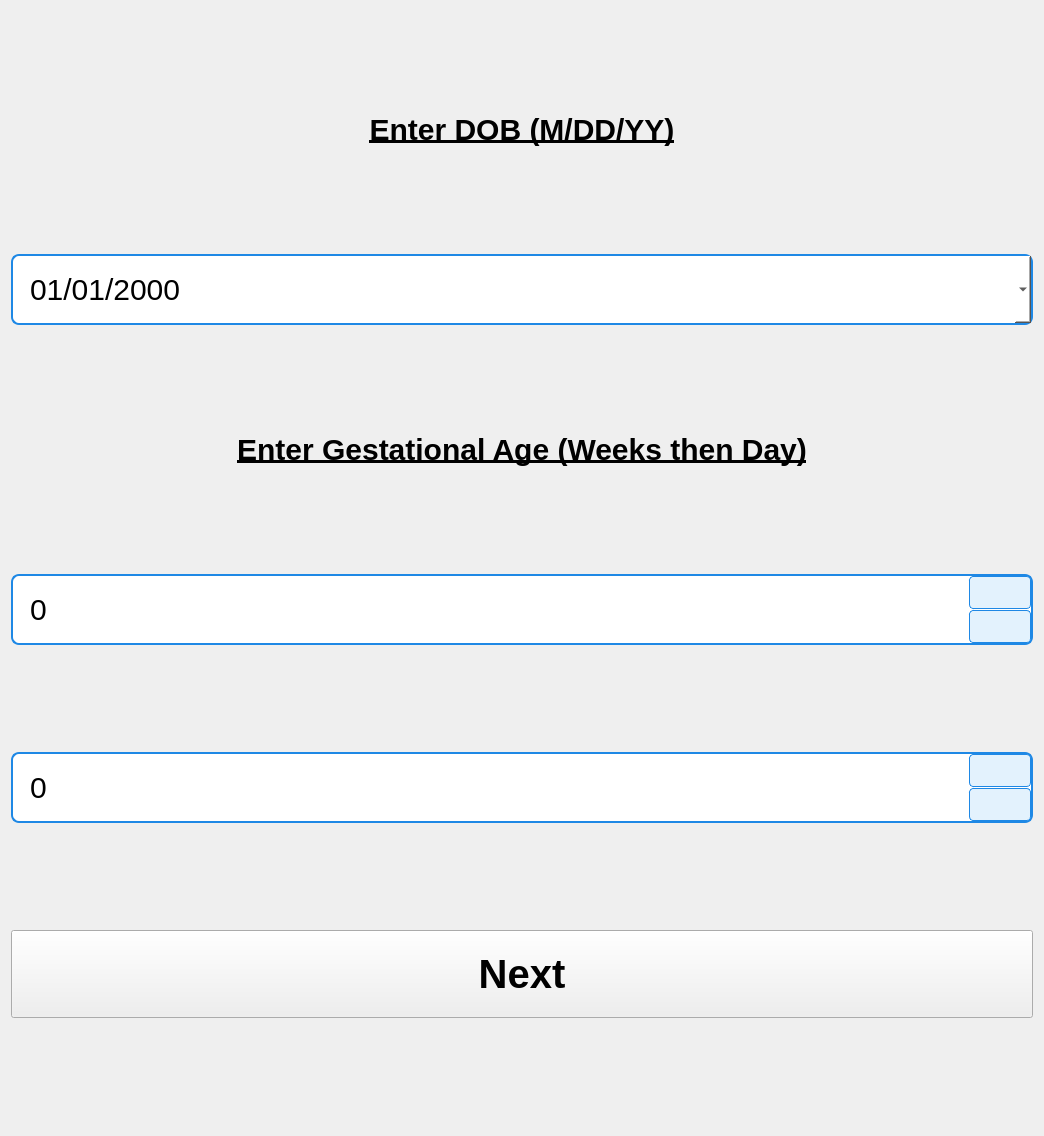
          <widget class="QWidget" name="scrollAreaWidgetContents">
           <property name="geometry">
            <rect>
             <x>0</x>
             <y>0</y>
             <width>1044</width>
             <height>1136</height>
            </rect>
           </property>
           <layout class="QVBoxLayout" name="verticalLayout_11">
            <item>
             <widget class="QLabel" name="dobInfoLabel">
              <property name="sizePolicy">
               <sizepolicy hsizetype="Preferred" vsizetype="Fixed">
                <horstretch>0</horstretch>
                <verstretch>0</verstretch>
               </sizepolicy>
              </property>
              <property name="font">
               <font>
                <family>.AppleSystemUIFont</family>
                <pointsize>-1</pointsize>
                <bold>true</bold>
                <underline>true</underline>
               </font>
              </property>
              <property name="styleSheet">
               <string notr="true">QLabel {
    font-size: 30px;
    font-weight: bold;
    padding: 12
px;
}</string>
              </property>
              <property name="text">
               <string>Enter DOB (M/DD/YY)</string>
              </property>
              <property name="alignment">
               <set>Qt::AlignmentFlag::AlignCenter</set>
              </property>
             </widget>
            </item>
            <item>
             <widget class="QDateEdit" name="registrationDOBInput">
              <property name="styleSheet">
               <string notr="true">QDateEdit {
    font-size: 30px;
    padding: 15px;
    border: 2px solid #1e88e5;
    border-radius: 8px;
    background: white;
}

QDateEdit::up-button, QDateEdit::down-button {
    width: 60px;
    background: #e3f2fd;
    border: 1px solid #1e88e5;
    border-radius: 4px;
}

QDateEdit::up-button:pressed, QDateEdit::down-button:pressed {
    background: #1e88e5;
}</string>
              </property>
              <property name="keyboardTracking">
               <bool>false</bool>
              </property>
              <property name="displayFormat">
               <string>MM/dd/yyyy</string>
              </property>
              <property name="calendarPopup">
               <bool>true</bool>
              </property>
              <property name="timeSpec">
               <enum>Qt::TimeSpec::LocalTime</enum>
              </property>
             </widget>
            </item>
            <item>
             <spacer name="verticalSpacer_25">
              <property name="orientation">
               <enum>Qt::Orientation::Vertical</enum>
              </property>
              <property name="sizeType">
               <enum>QSizePolicy::Policy::Minimum</enum>
              </property>
              <property name="sizeHint" stdset="0">
               <size>
                <width>20</width>
                <height>0</height>
               </size>
              </property>
             </spacer>
            </item>
            <item>
             <widget class="QLabel" name="gestationalAgeInfoLabel">
              <property name="sizePolicy">
               <sizepolicy hsizetype="Preferred" vsizetype="Fixed">
                <horstretch>0</horstretch>
                <verstretch>0</verstretch>
               </sizepolicy>
              </property>
              <property name="font">
               <font>
                <family>.AppleSystemUIFont</family>
                <pointsize>-1</pointsize>
                <bold>true</bold>
                <underline>true</underline>
               </font>
              </property>
              <property name="styleSheet">
               <string notr="true">QLabel {
    font-size: 30px;
    font-weight: bold;
    padding: 12
px;
}</string>
              </property>
              <property name="text">
               <string>Enter Gestational Age (Weeks then Day)</string>
              </property>
              <property name="alignment">
               <set>Qt::AlignmentFlag::AlignCenter</set>
              </property>
             </widget>
            </item>
            <item>
             <widget class="QSpinBox" name="gestationalAgeWeeksInput">
              <property name="styleSheet">
               <string notr="true">QSpinBox {
    font-size: 30px;       /* Makes the numbers large and readable */
    padding: 15px;         /* Adds breathing room inside the box */
    border: 2px solid #1e88e5;
    border-radius: 8px;    /* Softer, more modern edges */
    background: white;
}

/* Increase the size of the up/down arrows */
QSpinBox::up-button, QSpinBox::down-button {
    width: 60px;           /* Crucial: Makes the tap target wide */
    background: #e3f2fd;   /* Light blue background */
    border: 1px solid #1e88e5;
    border-radius: 4px;
}

/* Visual feedback when tapped */
QSpinBox::up-button:pressed, QSpinBox::down-button:pressed {
    background: #1e88e5;   /* Darker blue on tap */
}</string>
              </property>
             </widget>
            </item>
            <item>
             <widget class="QSpinBox" name="gestationalAgeDaysInput">
              <property name="styleSheet">
               <string notr="true">QSpinBox {
    font-size: 30px;       /* Makes the numbers large and readable */
    padding: 15px;         /* Adds breathing room inside the box */
    border: 2px solid #1e88e5;
    border-radius: 8px;    /* Softer, more modern edges */
    background: white;
}

/* Increase the size of the up/down arrows */
QSpinBox::up-button, QSpinBox::down-button {
    width: 60px;           /* Crucial: Makes the tap target wide */
    background: #e3f2fd;   /* Light blue background */
    border: 1px solid #1e88e5;
    border-radius: 4px;
}

/* Visual feedback when tapped */
QSpinBox::up-button:pressed, QSpinBox::down-button:pressed {
    background: #1e88e5;   /* Darker blue on tap */
}</string>
              </property>
             </widget>
            </item>
            <item>
             <spacer name="verticalSpacer_19">
              <property name="orientation">
               <enum>Qt::Orientation::Vertical</enum>
              </property>
              <property name="sizeType">
               <enum>QSizePolicy::Policy::Minimum</enum>
              </property>
              <property name="sizeHint" stdset="0">
               <size>
                <width>20</width>
                <height>0</height>
               </size>
              </property>
             </spacer>
            </item>
            <item>
             <widget class="QPushButton" name="page2to3">
              <property name="styleSheet">
               <string notr="true">QPushButton {
    font-size: 40px;
    font-weight: bold;
    padding: 20px;
}</string>
              </property>
              <property name="text">
               <string>Next</string>
              </property>
             </widget>
            </item>
           </layout>
          </widget>
